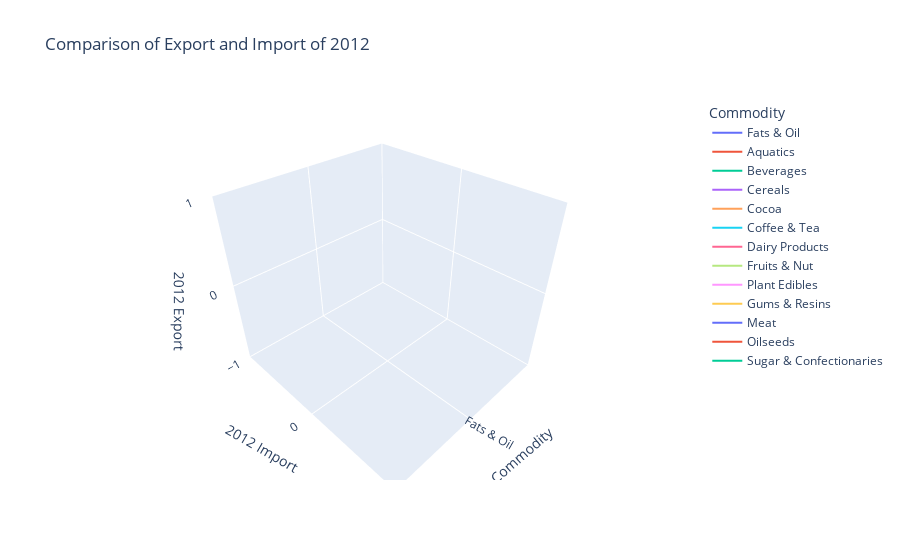

Notebook cell for this chart:
### Code cell
px.line_3d(data_frame=exchange, x='Commodity', y='2012 Import', z='2012 Export', color='Commodity', title='Comparison of Export and Import of 2012')

### Figure 1 — Plotly figure (JSON) as saved in the notebook; plotly's stock layout.template omitted (floating-point values rounded to 4 significant figures)
{"data": [{"hovertemplate": "Commodity=%{x}<br>2012 Import=%{y}<br>2012 Export=%{z}<extra></extra>", "legendgroup": "Fats & Oil", "line": {"color": "#636efa", "dash": "solid"}, "marker": {"symbol": "circle"}, "mode": "lines", "name": "Fats & Oil", "scene": "scene", "showlegend": true, "type": "scatter3d", "x": ["Fats & Oil"], "y": [11330.0], "z": [958.8]}, {"hovertemplate": "Commodity=%{x}<br>2012 Import=%{y}<br>2012 Export=%{z}<extra></extra>", "legendgroup": "Aquatics", "line": {"color": "#EF553B", "dash": "solid"}, "marker": {"symbol": "circle"}, "mode": "lines", "name": "Aquatics", "scene": "scene", "showlegend": true, "type": "scatter3d", "x": ["Aquatics"], "y": [67.41], "z": [362.0]}, {"hovertemplate": "Commodity=%{x}<br>2012 Import=%{y}<br>2012 Export=%{z}<extra></extra>", "legendgroup": "Beverages", "line": {"color": "#00cc96", "dash": "solid"}, "marker": {"symbol": "circle"}, "mode": "lines", "name": "Beverages", "scene": "scene", "showlegend": true, "type": "scatter3d", "x": ["Beverages"], "y": [325.0], "z": [9655.0]}, {"hovertemplate": "Commodity=%{x}<br>2012 Import=%{y}<br>2012 Export=%{z}<extra></extra>", "legendgroup": "Cereals", "line": {"color": "#ab63fa", "dash": "solid"}, "marker": {"symbol": "circle"}, "mode": "lines", "name": "Cereals", "scene": "scene", "showlegend": true, "type": "scatter3d", "x": ["Cereals"], "y": [22.03], "z": [54.03]}, {"hovertemplate": "Commodity=%{x}<br>2012 Import=%{y}<br>2012 Export=%{z}<extra></extra>", "legendgroup": "Cocoa", "line": {"color": "#FFA15A", "dash": "solid"}, "marker": {"symbol": "circle"}, "mode": "lines", "name": "Cocoa", "scene": "scene", "showlegend": true, "type": "scatter3d", "x": ["Cocoa"], "y": [192.8], "z": [2743.0]}, {"hovertemplate": "Commodity=%{x}<br>2012 Import=%{y}<br>2012 Export=%{z}<extra></extra>", "legendgroup": "Coffee & Tea", "line": {"color": "#19d3f3", "dash": "solid"}, "marker": {"symbol": "circle"}, "mode": "lines", "name": "Coffee & Tea", "scene": "scene", "showlegend": true, "type": "scatter3d", "x": ["Coffee & Tea"], "y": [541.2], "z": [410.0]}, {"hovertemplate": "Commodity=%{x}<br>2012 Import=%{y}<br>2012 Export=%{z}<extra></extra>", "legendgroup": "Dairy Products", "line": {"color": "#FF6692", "dash": "solid"}, "marker": {"symbol": "circle"}, "mode": "lines", "name": "Dairy Products", "scene": "scene", "showlegend": true, "type": "scatter3d", "x": ["Dairy Products"], "y": [33.57], "z": [1412.0]}, {"hovertemplate": "Commodity=%{x}<br>2012 Import=%{y}<br>2012 Export=%{z}<extra></extra>", "legendgroup": "Fruits & Nut", "line": {"color": "#B6E880", "dash": "solid"}, "marker": {"symbol": "circle"}, "mode": "lines", "name": "Fruits & Nut", "scene": "scene", "showlegend": true, "type": "scatter3d", "x": ["Fruits & Nut"], "y": [2153.0], "z": [1037.0]}, {"hovertemplate": "Commodity=%{x}<br>2012 Import=%{y}<br>2012 Export=%{z}<extra></extra>", "legendgroup": "Plant Edibles", "line": {"color": "#FF97FF", "dash": "solid"}, "marker": {"symbol": "circle"}, "mode": "lines", "name": "Plant Edibles", "scene": "scene", "showlegend": true, "type": "scatter3d", "x": ["Plant Edibles"], "y": [2462.0], "z": [3323.0]}, {"hovertemplate": "Commodity=%{x}<br>2012 Import=%{y}<br>2012 Export=%{z}<extra></extra>", "legendgroup": "Gums & Resins", "line": {"color": "#FECB52", "dash": "solid"}, "marker": {"symbol": "circle"}, "mode": "lines", "name": "Gums & Resins", "scene": "scene", "showlegend": true, "type": "scatter3d", "x": ["Gums & Resins"], "y": [161.8], "z": [4321.0]}, {"hovertemplate": "Commodity=%{x}<br>2012 Import=%{y}<br>2012 Export=%{z}<extra></extra>", "legendgroup": "Meat", "line": {"color": "#636efa", "dash": "solid"}, "marker": {"symbol": "circle"}, "mode": "lines", "name": "Meat", "scene": "scene", "showlegend": true, "type": "scatter3d", "x": ["Meat"], "y": [2], "z": [3287.0]}, {"hovertemplate": "Commodity=%{x}<br>2012 Import=%{y}<br>2012 Export=%{z}<extra></extra>", "legendgroup": "Oilseeds", "line": {"color": "#EF553B", "dash": "solid"}, "marker": {"symbol": "circle"}, "mode": "lines", "name": "Oilseeds", "scene": "scene", "showlegend": true, "type": "scatter3d", "x": ["Oilseeds"], "y": [249.6], "z": [1728.0]}, {"hovertemplate": "Commodity=%{x}<br>2012 Import=%{y}<br>2012 Export=%{z}<extra></extra>", "legendgroup": "Sugar & Confectionaries", "line": {"color": "#00cc96", "dash": "solid"}, "marker": {"symbol": "circle"}, "mode": "lines", "name": "Sugar & Confectionaries", "scene": "scene", "showlegend": true, "type": "scatter3d", "x": ["Sugar & Confectionaries"], "y": [642.6], "z": [1750.0]}], "layout": {"legend": {"title": {"text": "Commodity"}, "tracegroupgap": 0}, "scene": {"domain": {"x": [0, 1], "y": [0, 1]}, "xaxis": {"categoryarray": ["Fats & Oil", "Aquatics", "Beverages", "Cereals", "Cocoa", "Coffee & Tea", "Dairy Products", "Fruits & Nut", "Plant Edibles", "Gums & Resins", "Meat", "Oilseeds", "Sugar & Confectionaries"], "categoryorder": "array", "title": {"text": "Commodity"}}, "yaxis": {"title": {"text": "2012 Import"}}, "zaxis": {"title": {"text": "2012 Export"}}}, "title": {"text": "Comparison of Export and Import of 2012"}}}
